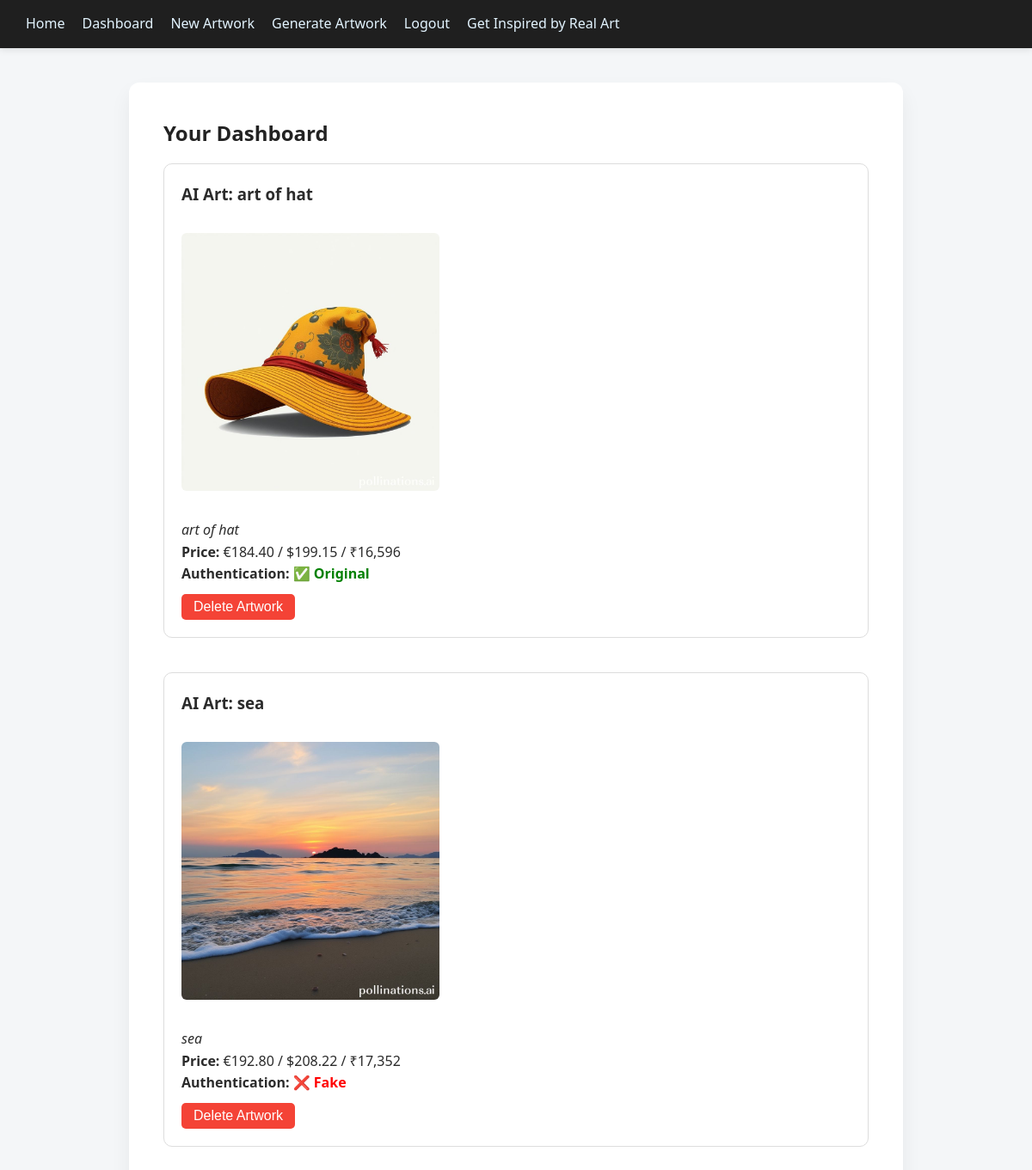
The page /dashboard (signed in) on the database its author committed.
### application.py (models this page shows)
class Artwork(db.Model):
    id = db.Column(db.Integer, primary_key=True)
    title = db.Column(db.String(150), nullable=False)
    description = db.Column(db.Text, nullable=False)
    image_url = db.Column(db.String(500), nullable=False)  # Storing local file path
    price = db.Column(db.Float)
    is_authenticated = db.Column(db.Boolean, default=False)
    user_id = db.Column(db.Integer, db.ForeignKey('user.id'), nullable=False)

### application.py (the view)
@application.route('/dashboard')
@login_required
def dashboard():
    artworks = Artwork.query.filter_by(user_id=current_user.id).all()
    return render_template('dashboard.html', artworks=artworks)

### application.py (called while the page is built)
@login_manager.user_loader
def load_user(user_id):
    return User.query.get(int(user_id))

### templates/dashboard.html (shortened to what this page needs)
{% extends "base.html" %}
{% block content %}
<h2>Your Dashboard</h2>
{% if artworks %}
    <ul style="list-style: none; padding: 0;">
    {% for art in artworks %}
        <li style="margin-bottom: 40px; padding: 20px; border: 1px solid #ddd; border-radius: 10px;">
            <h3 style="margin-bottom: 10px;">{{ art.title }}</h3>
            <img src="{{ art.image_url }}" alt="{{ art.title }}" width="300" style="border-radius: 6px;"><br><br>
            <p><em>{{ art.description }}</em></p>
            <p><strong>Price:</strong>
                {% if art.price is not none %}
                    €{{ "{:,.2f}".format(art.price) }} /
                    ${{ "{:,.2f}".format(art.price * 1.08) }} /
                    ₹{{ "{:,.0f}".format(art.price * 90) }}
                {% else %}
                    <span style="color: #999;">Pending</span>
                {% endif %}
            </p>
            <p><strong>Authentication:</strong>
                {% if art.is_authenticated %}
                    <span style="color: green; font-weight: bold;">✅ Original</span>
                {% else %}
                    <span style="color: red; font-weight: bold;">❌ Fake</span>
                {% endif %}
            </p>
            <form action="{{ url_for('delete_artwork', artwork_id=art.id) }}" method="POST"
                  onsubmit="return confirm('Are you sure you want to delete this artwork?');">
                <button type="submit"
                        style="padding: 6px 14px; background-color: #f44336; color: white; border: none; border-radius: 5px;">
                    Delete Artwork
                </button>
            </form>
        </li>
    {% endfor %}
    </ul>
{% else %}
    <p>You haven't added any artwork yet.</p>
{% endif %}
{% endblock %}

### static/css/styles.css (style rules this page uses)
* { margin: 0; padding: 0; box-sizing: border-box; }
body { font-family: 'Segoe UI', Roboto, Helvetica, Arial, sans-serif; background-color: #f4f6f8; color: #2b2b2b; line-height: 1.6; }
h1, h2 { color: #222; margin-bottom: 1rem; font-weight: 600; }
button, input[type="submit"] { background-color: #1e88e5; color: white; border: none; padding: 10px 20px; margin-top: 10px; font-size: 1rem; border-radius: 6px; cursor: pointer; transition: background-color 0.3s ease; }
img { max-width: 100%; height: auto; border-radius: 10px; margin-top: 20px; }

### rows shown on the page
Artwork: title "AI Art: art of hat", image_url (picture), description "art of hat", price "184.40", art.price*1.08 "199.15", art.price*90 "16,596", is_authenticated "✅ Original"
Artwork: title "AI Art: sea", image_url (picture), description "sea", price "192.80", art.price*1.08 "208.22", art.price*90 "17,352", is_authenticated "❌ Fake"
